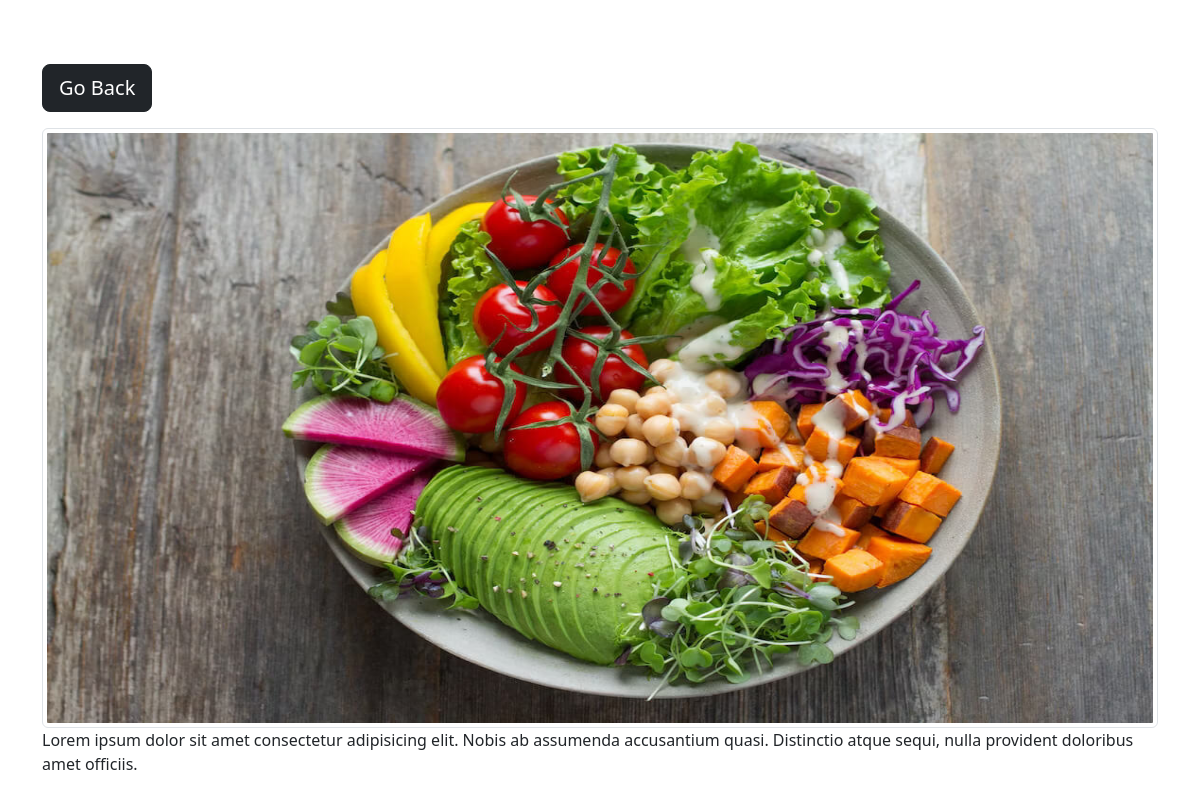
Page /category/food/3/ on the committed database.
### photos/models.py (models this page shows, shortened)
class Gallery(models.Model):
    category = models.ForeignKey(Category,on_delete=models.SET_NULL,null=True,blank=True)
    slug = models.SlugField(max_length=200,blank=True,null=True)
    images = models.ImageField(null=True,blank=True,upload_to='photos')
    description = models.TextField()

### photos/views.py (the view)
# urls.py: path('category/<str:category_slug>/<str:pk>/',views.photo,name="photo"),
def photo(request,category_slug,pk):
    gallery = None
    try:
        gallery = Gallery.objects.get(category__slug=category_slug,id=pk)
    except Exception as e:
        pass
    context = {'gallery':gallery}
    return render(request,'photos/photo.html',context)

### photos/context_processors.py (called while the page is built)
def category_links(request):
    categories = Category.objects.all()
    return dict(categories=categories)

### photos/templates/photos/photo.html (shortened to what this page needs)
{% extends 'base.html' %}
{% load static %}
{% block content %}
<div class="container mt-5">
    <div class="row justify-content-center">
        <div class="col">
            <a href="{% url 'gallery' %}" class="btn btn-lg btn-dark my-3">Go Back</a>
            <div style="height:75vh">
                <img class="img-thumbnail" width="100%" height="80%" src="{{gallery.images.url}}" style="max-width:100%;max-height:100%" alt="">
                <p>{{gallery.description}}</p>
            </div>
        </div>
    </div>
</div>
{% endblock content %}

### rows in the picture
Gallery: images (picture), description "Lorem ipsum dolor sit amet consectetur adipisicing elit. Nobis ab assumenda accusantium quasi. Distinctio atque sequi, nulla provident doloribus amet officiis."
